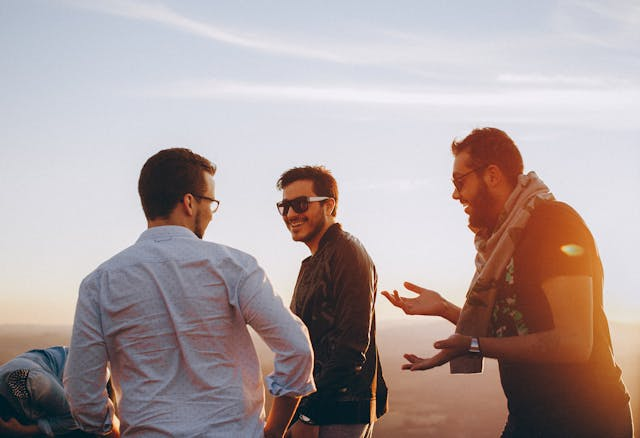
#> input picture images/friends.jpg, 640 x 438 px
$ python lab5.py
#> lines starting #> are read from the running program, lines starting #| are printed output that depends on the picture; after the words box and inside, x2 and y2 are one past the last pixel; in counts of white or black regions, pixels touching at a corner belong together
# Po-Shen Lee
# Date: 10/15/2024
# Lab 5 - Store Brand Night Vision with Dark Gold Tone

import cv2
import numpy as np

# Load the image in grayscale
image = cv2.imread('images/friends.jpg', cv2.IMREAD_GRAYSCALE)
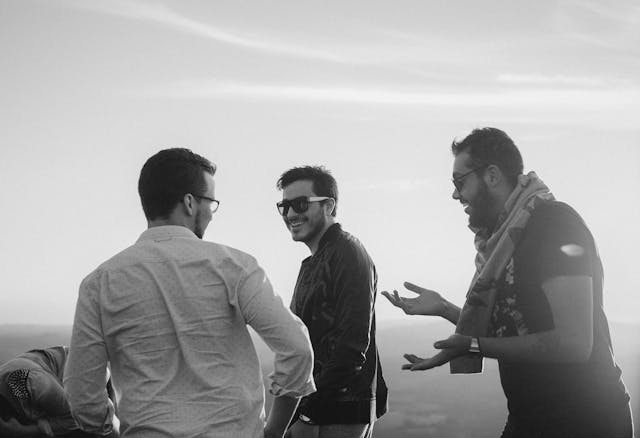
#> image: shape (438, 640); min 0, max 255, mean 163.5

# Step 1: Apply a Gaussian Blur to reduce noise
blurred = cv2.GaussianBlur(image, (5, 5), 0)

# Step 2: Apply edge detection using the Canny algorithm
edges = cv2.Canny(blurred, threshold1=50, threshold2=150)
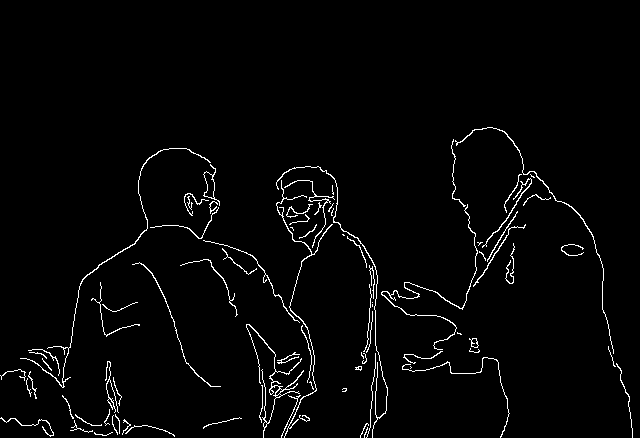
#> edges: shape (438, 640); 2.4% white in thin lines or dots, all inside (x1, y1, x2, y2) = (0, 127, 633, 438)

# Step 3: Enhance the contrast using histogram equalization
equalized = cv2.equalizeHist(image)
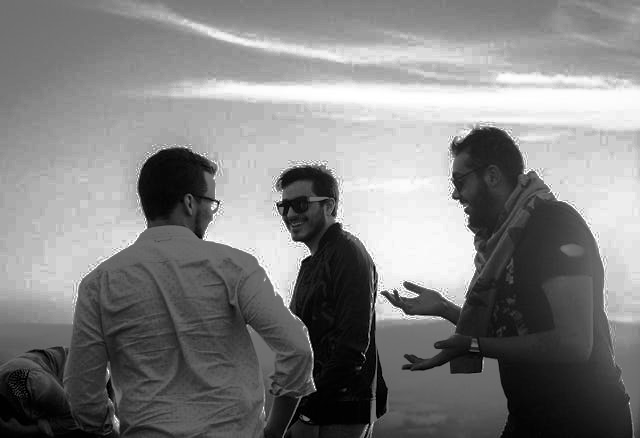
#> equalized: shape (438, 640); min 0, max 255, mean 129

# Step 4: Combine the edges with the original image to highlight important elements
combined = cv2.addWeighted(equalized, 0.5, edges, 0.5, 0)
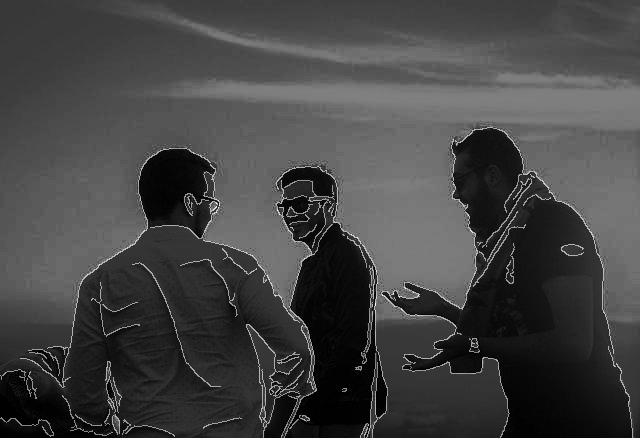
#> combined: shape (438, 640); min 0, max 255, mean 67.6

# Step 5: Apply a color map to simulate a night vision effect (green tint)
night_vision = cv2.applyColorMap(combined, cv2.COLORMAP_BONE)

# Step 6: Enhance brightness to make important elements stand out more
alpha = 1.5  # Contrast control
beta = 30    # Brightness control
enhanced_night_vision = cv2.convertScaleAbs(
    night_vision, alpha=alpha, beta=beta)
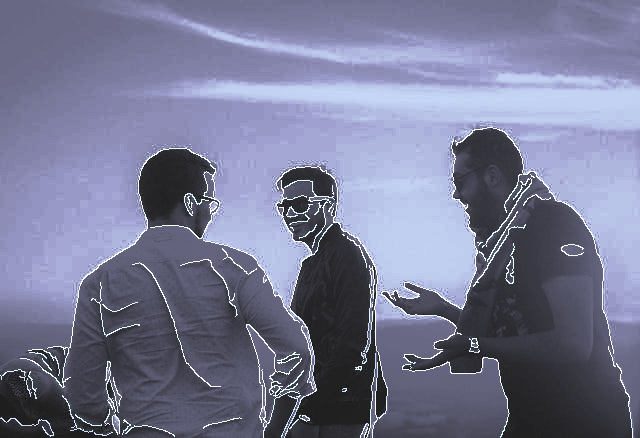
#> enhanced_night_vision: shape (438, 640, 3); mean B, G, R 148.5, 120.9, 118.5

# Display night vision effect images
cv2.imshow('Night Vision Effect', enhanced_night_vision)

cv2.waitKey(0)
cv2.destroyAllWindows
